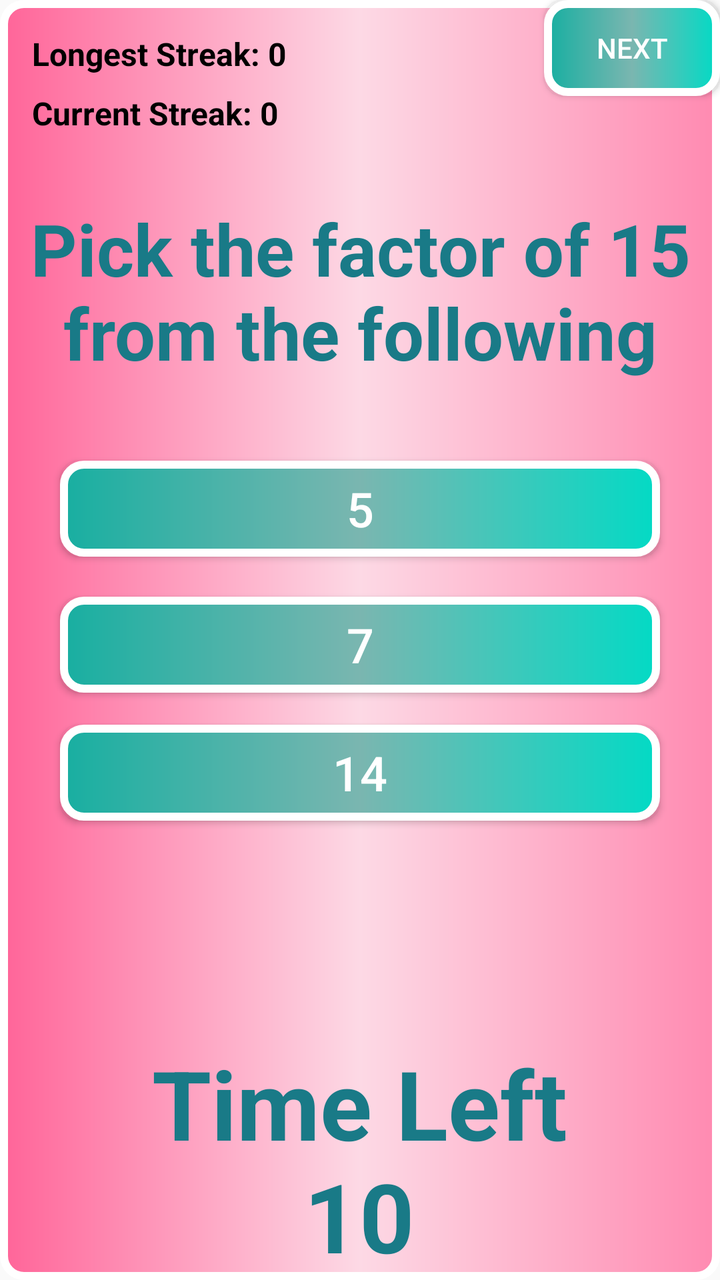
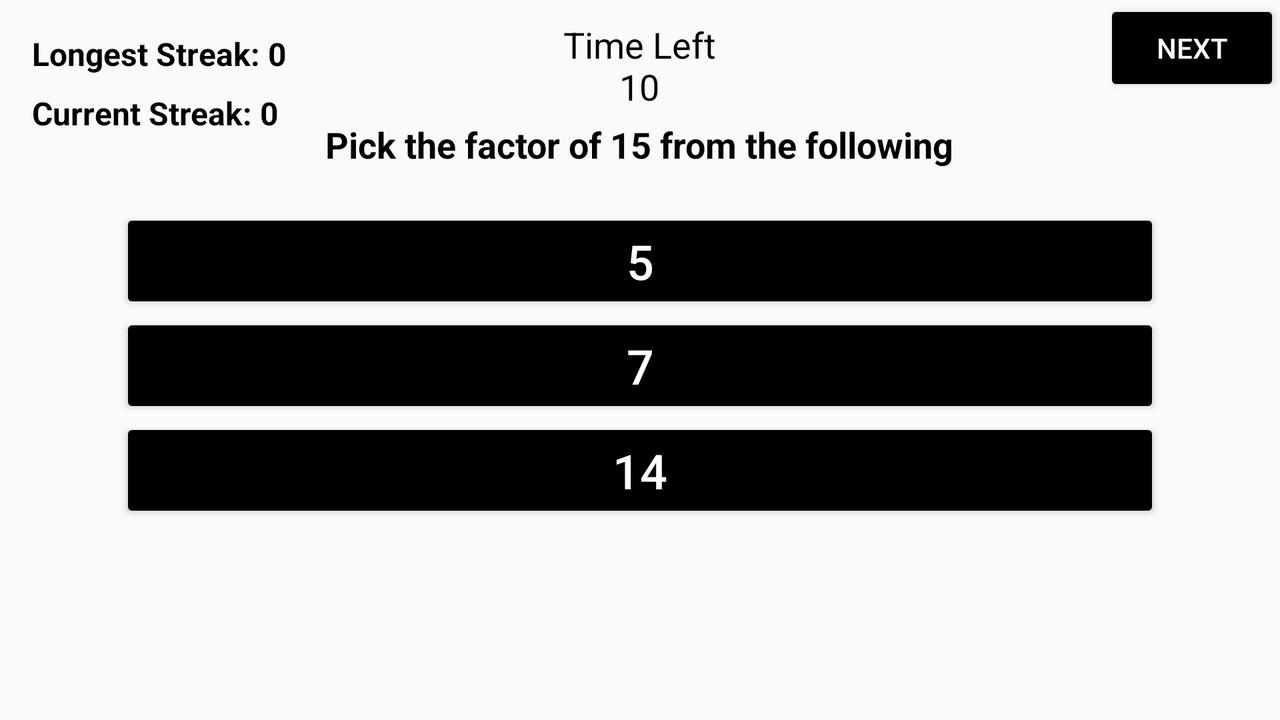

An Android layout and its configuration variant, each rendered on a device that would load it. The default file and the variant file are quoted in full after the pictures.
<!-- AndroidManifest.xml: application theme AppTheme -->
<!-- res/layout/activity_2.xml -->
<?xml version="1.0" encoding="utf-8"?>
<RelativeLayout
    xmlns:android="http://schemas.android.com/apk/res/android"
    xmlns:app="http://schemas.android.com/apk/res-auto"
    xmlns:tools="http://schemas.android.com/tools"
    android:layout_width="match_parent"
    android:background="@drawable/bg"
    android:layout_height="match_parent"
    android:id="@+id/relative_layout"
    tools:context=".MainActivity">

    <TextView
        android:layout_width="wrap_content"
        android:layout_height="wrap_content"
        android:text="Longest Streak: 0"
        android:textStyle="bold"
        android:layout_alignParentTop="true"
        android:layout_alignParentLeft="true"
        android:textColor="@android:color/black"
        android:layout_marginTop="16dp"
        android:layout_marginLeft="16dp"
        android:textSize="16dp"
        android:id="@+id/longest_streak_text_view"/>

    <TextView
        android:layout_width="wrap_content"
        android:layout_height="wrap_content"
        android:text="Current Streak: 0"
        android:textStyle="bold"
        android:textColor="@android:color/black"
        android:layout_marginTop="8dp"
        android:layout_marginLeft="16dp"
        android:textSize="16dp"
        android:layout_below="@id/longest_streak_text_view"
        android:id="@+id/current_streak_text_view"/>

    <TextView
        android:layout_width="wrap_content"
        android:layout_height="wrap_content"
        android:text="Time Left\n10"
        android:textSize="48dp"
        android:textColor="#197A87"
        android:textStyle="bold"
        android:layout_alignParentBottom="true"
        android:layout_centerHorizontal="true"
        android:gravity="center"
        android:id="@+id/timer_text_view" />

    <Button
        android:id="@+id/reset_button"
        android:layout_width="wrap_content"
        android:layout_height="wrap_content"
        android:text="NEXT"
        android:background="@drawable/btn"
        android:layout_alignParentTop="true"
        android:layout_alignParentRight="true"
        android:onClick="reset"
        android:visibility="invisible"
        tools:visibility="visible"/>

    <LinearLayout
        android:layout_width="match_parent"
        android:layout_height="wrap_content"
        android:layout_marginTop="40dp"
        android:gravity="center_horizontal"
        android:orientation="vertical">
        <TextView
            android:layout_width="wrap_content"
            android:layout_height="wrap_content"
            android:layout_gravity="center_horizontal"
            android:text="Pick the factor of 15 from the following"
            android:layout_marginTop="60dp"
            android:id="@+id/question_text_view"
            android:textSize="36sp"
            android:textColor="#197A87"
            android:textStyle="bold"
            android:gravity="center_horizontal" />

        <Button
            android:layout_width="match_parent"
            android:layout_height="wrap_content"
            android:textSize="24sp"
            android:text="5"
            android:background="@drawable/btn"
            android:layout_marginTop="40dp"
            android:layout_marginBottom="20dp"
            android:layout_marginLeft="30dp"
            android:layout_marginRight="30dp"
            android:onClick="selectOption"
            android:id="@+id/option_one_button"/>

        <Button
            android:layout_width="match_parent"
            android:background="@drawable/btn"
            android:layout_height="wrap_content"
            android:textSize="24sp"
            android:text="7"
            android:layout_marginBottom="16dp"
            android:layout_marginLeft="30dp"
            android:layout_marginRight="30dp"
            android:onClick="selectOption"
            android:id="@+id/option_two_button"/>

        <Button
            android:layout_width="match_parent"
            android:layout_height="wrap_content"
            android:textSize="24sp"
            android:text="14"
            android:layout_marginBottom="16dp"
            android:layout_marginLeft="30dp"
            android:layout_marginRight="30dp"
            android:background="@drawable/btn"
            android:onClick="selectOption"
            android:id="@+id/option_three_button"/>


    </LinearLayout>

</RelativeLayout>
<!-- resources referenced by this layout -->
<resources>
  <!-- drawable bg (drawable) -->
  <?xml version="1.0" encoding="utf-8"?>
  <shape xmlns:android="http://schemas.android.com/apk/res/android">
      <gradient android:startColor="#FF6599"
          android:centerColor="#FDD9E5"
          android:endColor="#FF8AB1"
          />
      <stroke android:color="#FFFF"
          android:width="4dp"/>
      <corners android:radius="10dp"/>
  </shape>
  <!-- drawable btn (drawable) -->
  <?xml version="1.0" encoding="utf-8"?>
  <shape xmlns:android="http://schemas.android.com/apk/res/android">
  <gradient android:startColor="#18AFA1"
      android:centerColor="#7AB6B0"
      android:endColor="@color/colorAccent"
      />
      <stroke android:color="#FFFF"
          android:width="4dp"/>
      <corners android:radius="10dp"/>
  
  </shape>
  <style name="AppTheme" parent="Theme.AppCompat.Light">
      
      <item name="colorPrimary">#000000</item>
      
      <item name="colorButtonNormal">#000000</item>
  
      <item name="android:textColor">#FFFFFF</item>
  
  
  </style>
  <color name="colorAccent">#03DAC5</color>
</resources>
<!-- res/layout-land/activity_2.xml (the repository's variant of the layout above) -->
<!-- drawn on the phone turned sideways -->
<?xml version="1.0" encoding="utf-8"?>
<RelativeLayout
    xmlns:android="http://schemas.android.com/apk/res/android"
    xmlns:app="http://schemas.android.com/apk/res-auto"
    xmlns:tools="http://schemas.android.com/tools"
    android:layout_width="match_parent"
    android:layout_height="match_parent"
    android:id="@+id/relative_layout"
    tools:context=".MainActivity">

    <TextView
        android:layout_width="wrap_content"
        android:layout_height="wrap_content"
        android:text="Longest Streak: 0"
        android:textStyle="bold"
        android:layout_alignParentTop="true"
        android:layout_alignParentLeft="true"
        android:textColor="@android:color/black"
        android:layout_marginTop="16dp"
        android:layout_marginLeft="16dp"
        android:textSize="16dp"
        android:id="@+id/longest_streak_text_view"/>

    <TextView
        android:layout_width="wrap_content"
        android:layout_height="wrap_content"
        android:text="Current Streak: 0"
        android:textStyle="bold"
        android:textColor="@android:color/black"
        android:layout_marginTop="8dp"
        android:layout_marginLeft="16dp"
        android:textSize="16dp"
        android:layout_below="@id/longest_streak_text_view"
        android:id="@+id/current_streak_text_view"/>

    <TextView
        android:layout_width="wrap_content"
        android:layout_height="wrap_content"
        android:text="Time Left\n10"
        android:textSize="18sp"
        android:textColor="#000000"
        android:layout_alignParentTop="true"
        android:layout_centerHorizontal="true"
        android:gravity="center"
        android:layout_marginTop="10dp"
        android:id="@+id/timer_text_view" />

    <Button
        android:id="@+id/reset_button"
        android:layout_width="wrap_content"
        android:layout_height="wrap_content"
        android:text="NEXT"
        android:layout_alignParentTop="true"
        android:layout_alignParentRight="true"
        android:onClick="reset"
        android:visibility="visible"
        tools:visibility="visible"/>

    <LinearLayout
        android:layout_width="match_parent"
        android:layout_height="wrap_content"
        android:layout_marginTop="40dp"
        android:gravity="center_horizontal"
        android:orientation="vertical">
        <TextView
            android:layout_width="wrap_content"
            android:layout_height="wrap_content"
            android:layout_gravity="center_horizontal"
            android:text="Pick the factor of 15 from the following"
            android:layout_marginTop="20dp"
            android:id="@+id/question_text_view"
            android:textSize="18sp"
            android:textStyle="bold"
            android:textColor="#000000"
            android:gravity="center_horizontal" />

        <Button
            android:layout_width="match_parent"
            android:layout_height="wrap_content"
            android:textSize="24sp"
            android:text="5"
            android:layout_marginTop="20dp"
            android:layout_marginLeft="60dp"
            android:layout_marginRight="60dp"
            android:onClick="selectOption"
            android:id="@+id/option_one_button"/>

        <Button
            android:layout_width="match_parent"
            android:layout_height="wrap_content"
            android:textSize="24sp"
            android:text="7"
            android:layout_marginLeft="60dp"
            android:layout_marginRight="60dp"
            android:onClick="selectOption"
            android:id="@+id/option_two_button"/>

        <Button
            android:layout_width="match_parent"
            android:layout_height="wrap_content"
            android:textSize="24sp"
            android:text="14"
            android:layout_marginLeft="60dp"
            android:layout_marginRight="60dp"
            android:onClick="selectOption"
            android:id="@+id/option_three_button"/>


    </LinearLayout>

</RelativeLayout>
<!-- resources referenced by the variant -->
<!-- as the phone turned sideways resolves them -->
<resources>
  <style name="AppTheme" parent="Theme.AppCompat.Light">
      
      <item name="colorPrimary">#000000</item>
      
      <item name="colorButtonNormal">#000000</item>
  
      <item name="android:textColor">#FFFFFF</item>
  
  
  </style>
</resources>
